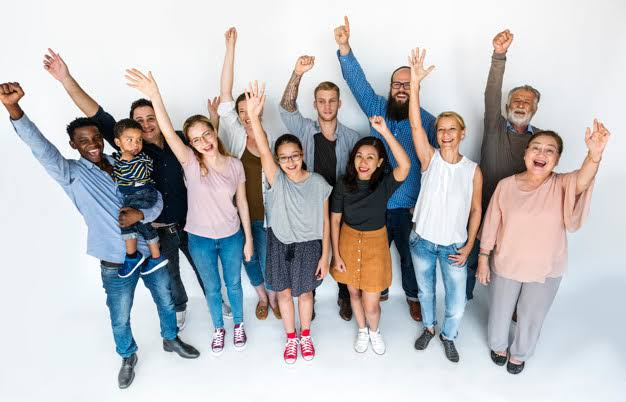
#> input picture Fotos/imagem2.jpg, 626 x 402 px
$ python FaceDetection.py
#> lines starting #> are read from the running program, lines starting #| are printed output that depends on the picture; after the words box and inside, x2 and y2 are one past the last pixel; in counts of white or black regions, pixels touching at a corner belong together
import cv2 #import the library opencv

toLoadAlgorithnm = cv2.CascadeClassifier("Haarcascade/haarcascade_frontalface_default.xml")

image = cv2.imread("Fotos/imagem2.jpg")
#> image is the input picture: shape (402, 626, 3); mean B, G, R 191.5, 188.9, 190.1

#the algorithm read better when the image is gray

Grayimage = cv2.cvtColor(image, cv2.COLOR_BGR2GRAY)
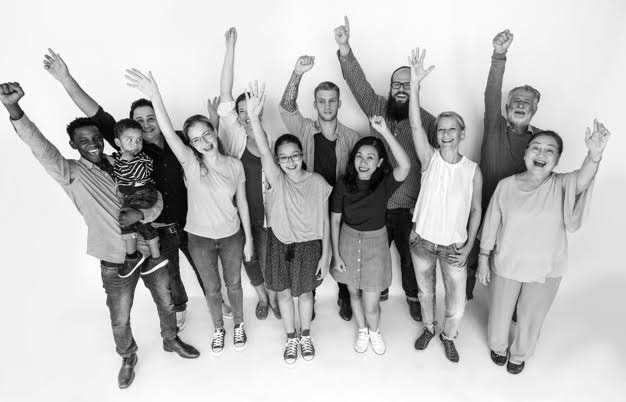
#> Grayimage: shape (402, 626); min 0, max 255, mean 189.6

#below do the face detection, after translate the image to "gray"

faces = toLoadAlgorithnm.detectMultiScale(Grayimage)
#> faces = [[312, 90, 31, 31], [431, 119, 31, 31], [351, 147, 30, 30], [274, 144, 33, 33], [387, 73, 30, 30], [521, 135, 41, 41], [391, 218, 91, 91]]

for (x,y,l,a) in faces: #here draw the rectangle in the faces
    cv2.rectangle(image,(x,y),(x+l,y+a),(0,255,0),2)
#> this loop made 7 passes
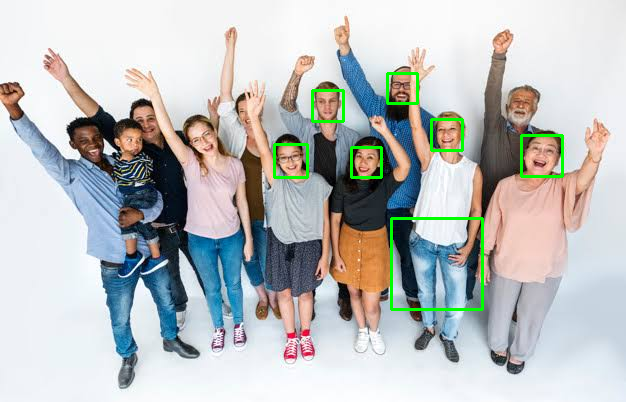
#> image: shape (402, 626, 3); 1.36% of pixels changed, all inside (x1, y1, x2, y2) = (273, 72, 564, 311)
print(faces)
#| [[312  90  31  31]
#|  [431 119  31  31]
#|  [351 147  30  30]
#|  [274 144  33  33]
#|  [387  73  30  30]
#|  [521 135  41  41]
#|  [391 218  91  91]]

cv2.imshow("Face detection",image)#show the imagem
cv2.waitKey()

$ run again, with Fotos/imagem1.jpg copied over Fotos/imagem2.jpg
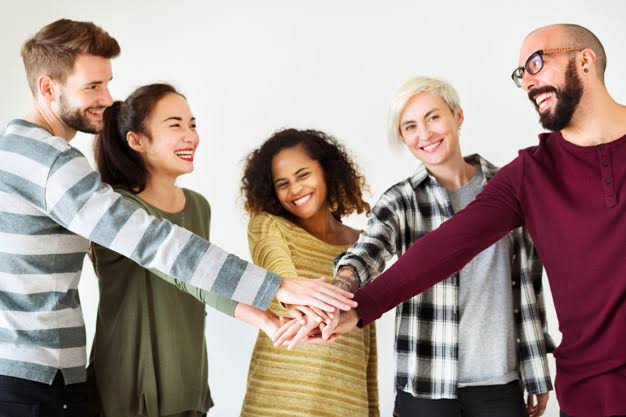
#> input picture Fotos/imagem1.jpg, 626 x 417 px
#> image is the input picture: shape (417, 626, 3); mean B, G, R 142.2, 148.5, 166.3
#> `Grayimage = cv2.cvtColor(image, cv2.COLOR_BGR2GRAY)`:
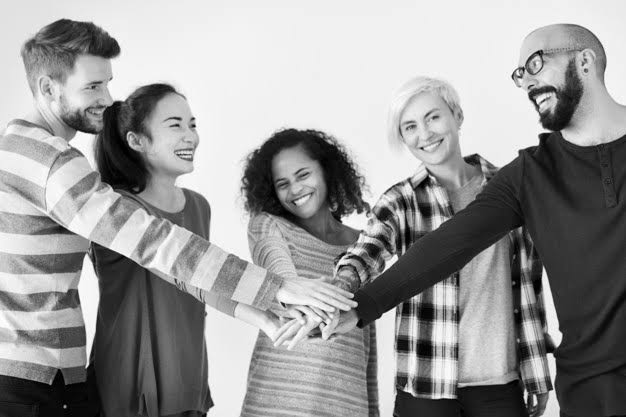
#> Grayimage: shape (417, 626); min 0, max 255, mean 153.1
#> faces = [[150, 98, 69, 69], [263, 154, 61, 61]]
#> the loop `for (x,y,l,a) in faces:` made 2 passes
#> after the loop `for (x,y,l,a) in faces:`:
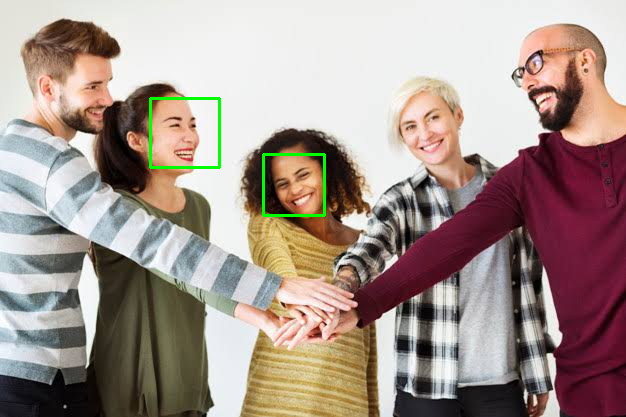
#> image: shape (417, 626, 3); 0.59% of pixels changed, all inside (x1, y1, x2, y2) = (149, 97, 326, 217)
#| [[150  98  69  69]
#|  [263 154  61  61]]

$ run again, with Fotos/imagem3.jpg copied over Fotos/imagem2.jpg
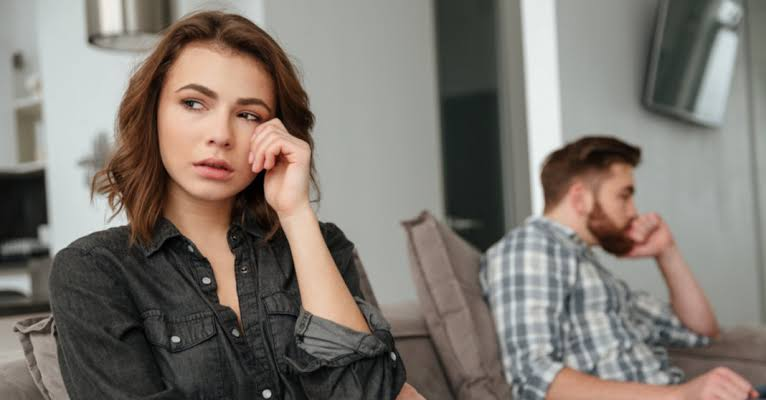
#> input picture Fotos/imagem3.jpg, 766 x 400 px
#> image is the input picture: shape (400, 766, 3); mean B, G, R 112.6, 119.7, 126.6
#> `Grayimage = cv2.cvtColor(image, cv2.COLOR_BGR2GRAY)`:
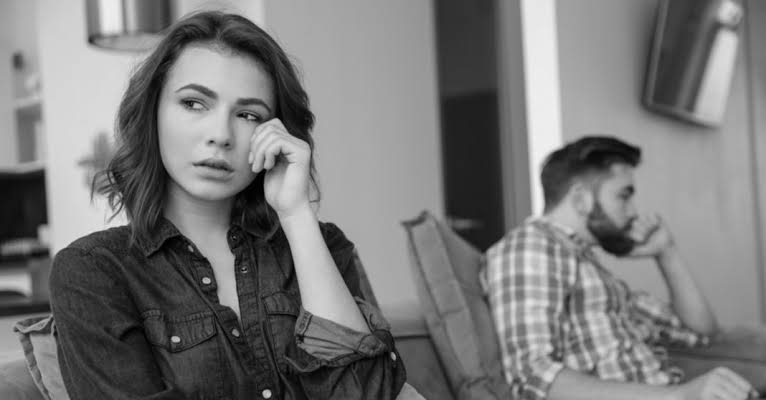
#> Grayimage: shape (400, 766); min 0, max 245, mean 121
#> faces = [[142, 47, 154, 154]]
#> the loop `for (x,y,l,a) in faces:` made 1 pass
#> after the loop `for (x,y,l,a) in faces:`:
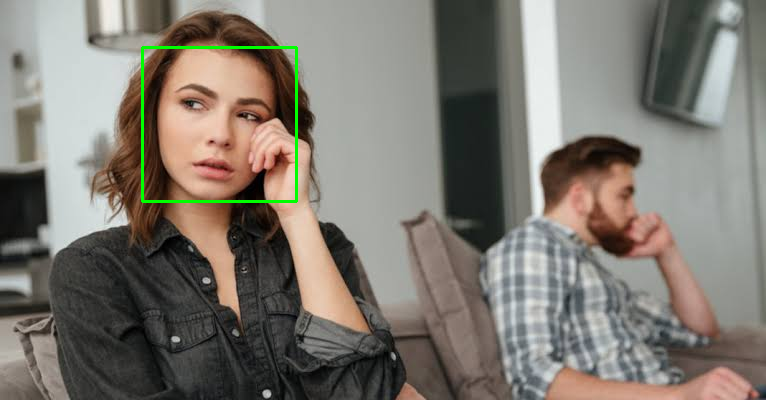
#> image: shape (400, 766, 3); 0.6% of pixels changed, all inside (x1, y1, x2, y2) = (141, 46, 298, 203)
#| [[142  47 154 154]]

$ run again, with Fotos/imagem4.jpg copied over Fotos/imagem2.jpg
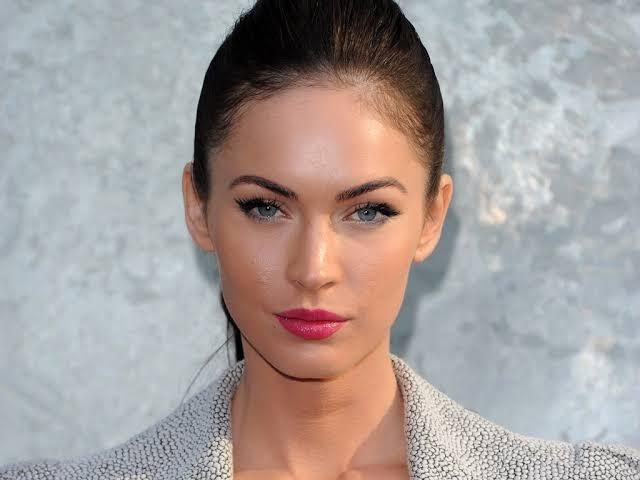
#> input picture Fotos/imagem4.jpg, 640 x 480 px
#> image is the input picture: shape (480, 640, 3); mean B, G, R 155.7, 158.5, 167.2
#> `Grayimage = cv2.cvtColor(image, cv2.COLOR_BGR2GRAY)`:
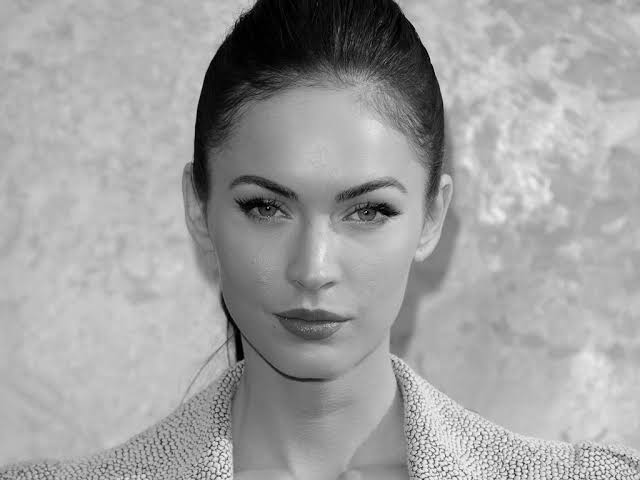
#> Grayimage: shape (480, 640); min 0, max 255, mean 160.7
#> faces = [[169, 96, 293, 293]]
#> the loop `for (x,y,l,a) in faces:` made 1 pass
#> after the loop `for (x,y,l,a) in faces:`:
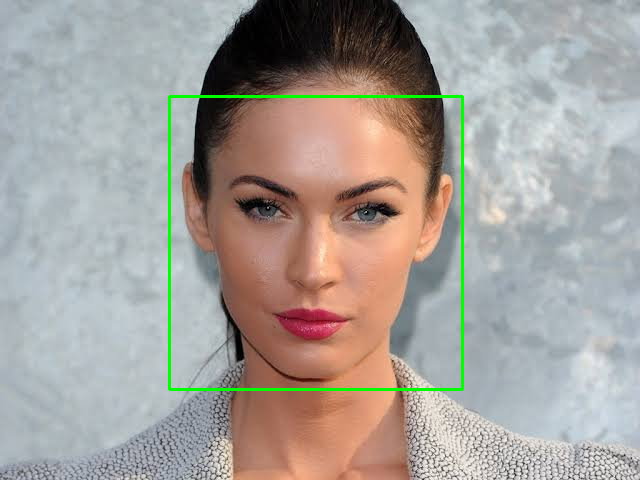
#> image: shape (480, 640, 3); 1.14% of pixels changed, all inside (x1, y1, x2, y2) = (168, 95, 464, 391)
#| [[169  96 293 293]]
